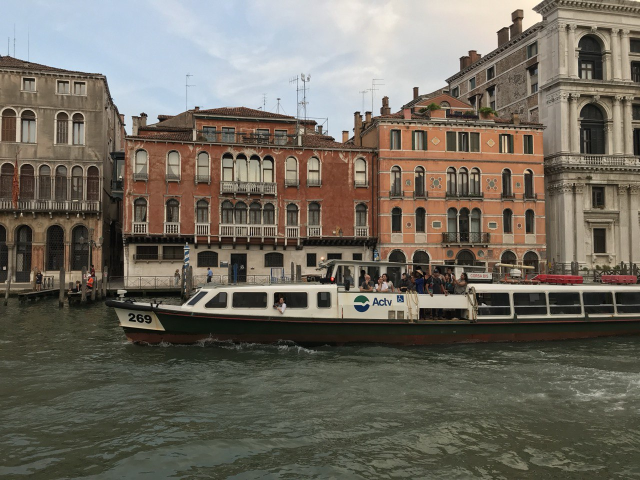
#> input picture ML_Institute_labs/CV/photos_cv/галера_Венеция.jpg, 1280 x 960 px (shown at 1/2 size)
$ jupyter execute --allow-errors CV2.ipynb
#> lines starting #> are read from the running program, lines starting #| are printed output that depends on the picture; after the words box and inside, x2 and y2 are one past the last pixel; in counts of white or black regions, pixels touching at a corner belong together
# Вторая лабораторная работа

[cell 1]
import cv2
import numpy as np
import matplotlib.pyplot as plt

[cell 2]
# [23 lines of commented-out code are left out]

[cell 3]
img = cv2.imread('photos_cv/галера_Венеция.jpg', cv2.IMREAD_GRAYSCALE)
#> img: shape (960, 1280); min 0, max 255, mean 107.1
h, w = img.shape
#> h = 960; w = 1280

# Прямое ДПФ изображения
#print(img.shape, '\n', img)
F = np.fft.fft2(img)
#print(F.shape, '\n', F)
F_shift = np.fft.fftshift(F)
#print(F_shift.shape, '\n', F_shift)

# Параметры фильтра
D0 = 10
u, v = np.meshgrid(np.arange(w), np.arange(h))

# Создание фильтра
D = np.sqrt((u - w/2)**2 + (v - h/2)**2)
G = np.exp(-(D**2) / (2 * (D0**2)))

# Применение фильтра
J = F_shift * G

# Обратное ДПФ
F_new = np.fft.ifftshift(J)
img_new = np.fft.ifft2(F_new)
img_new = np.abs(img_new)

# Нормализация и сохранение изображения
img_new = (img_new - img_new.min()) / (img_new.max() - img_new.min()) * 255
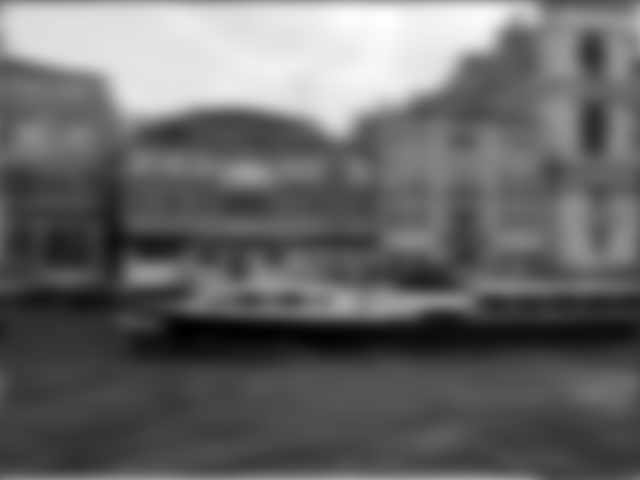
#> img_new: shape (960, 1280) float64 (shown at 1/2 size); min 0, max 255, mean 103.5
img_new = img_new.astype(np.uint8)
cv2.imwrite('photos_cv/галера_серая.png', img_new)
#> Out = True

[cell 4]
plt.figure(figsize = (14, 7))
plt.subplot(1, 2, 1)
plt.title("Исходное изображение")
plt.imshow(img, cmap = 'gray')
plt.axis("off")

plt.subplot(1, 2, 2)
plt.title("Изображение в оттенках серого")
plt.imshow(img_new, cmap = 'gray')
plt.axis("off")

plt.show()

[cell 5]
def show_filter(D0):
#> called with D0 = 30
    G = np.exp(-(D**2) / (2 * (D0**2)))
    plt.imshow(G, cmap='gray')
    plt.title(f'Гауссов фильтр с D0 = {D0}')
    plt.show()

show_filter(30)
show_filter(60)
show_filter(90)
#> call 3 of show_filter, with D0 = 90
#> in show_filter (call 3), `plt.show()`:
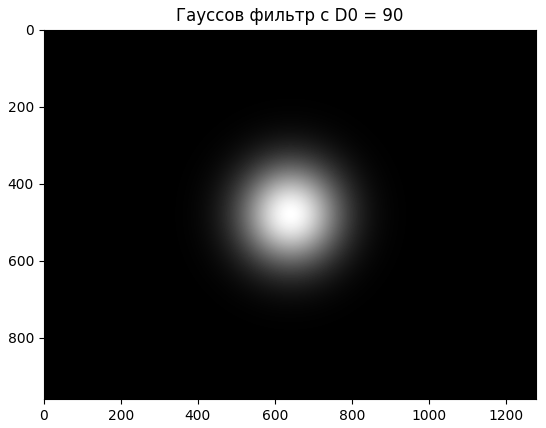
#> figure drawn by matplotlib, 1 panel

### Третья лабораторная работа (тренировка)

[cell 6]
import cv2
import numpy as np

def Gauss_pyr(img, lev):
    temp = img.copy()
    output = [img]
    for i in range(lev):
        dst = cv2.pyrDown(temp) # думаю можно сразу не в переменную dst, а в переменную temp помещать значение
        output.append(dst)
        cv2.imwrite(f'photos_cv/img_{i+1}.jpg', dst)
        temp = dst.copy()
    return output

def Gauss_pyr_up(img, lev):
    temp = img.copy()
    output = []
    for i in range(lev, 0, -1):
        dst = cv2.pyrUp(temp) # думаю можно сразу не в переменную dst, а в переменную temp помещать значение
        output.append(dst)
        cv2.imwrite(f'photos_cv/img_up_{i}.jpg', dst)
        temp = dst.copy()
    return output

def main(level = 10):
#> called with level = 3
    image = cv2.imread('/Users/alexrust/Documents/мага_2_курс/CV/photos_cv/самолёт.jpg')
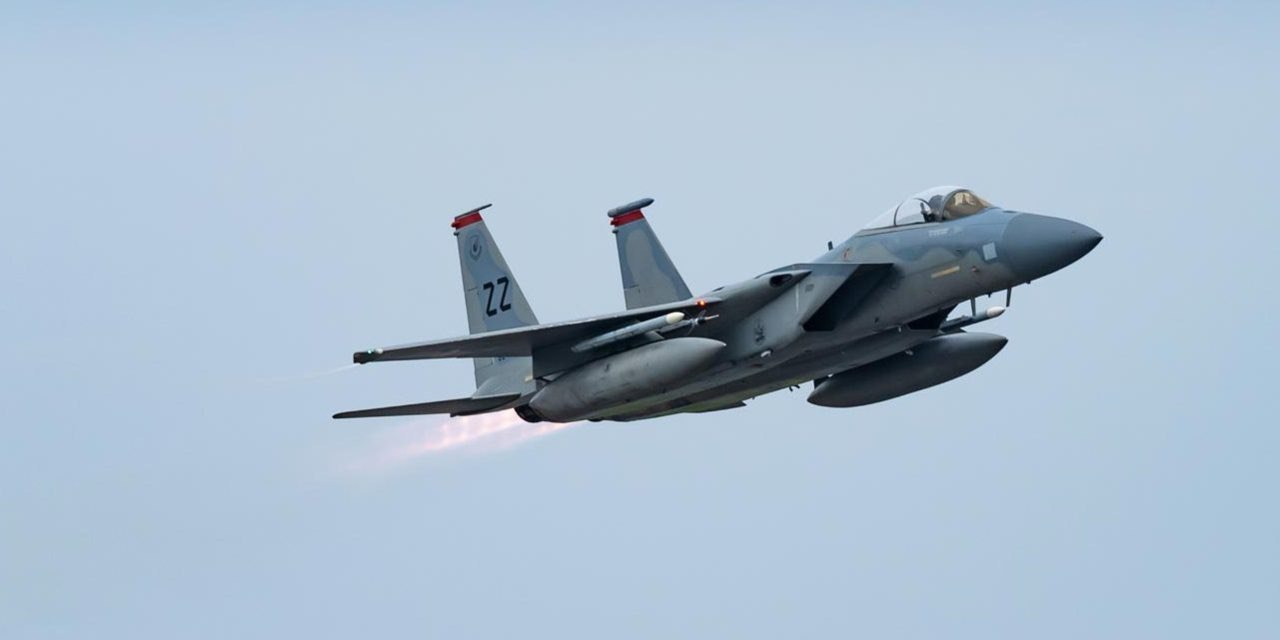
#> input picture ML_Institute_labs/CV/photos_cv/самолёт.jpg, 1280 x 640 px, found by its file name
#> image is the input picture: shape (640, 1280, 3); mean B, G, R 207.5, 189, 169.5
    if image is None:
        print("Ошибка загрузки изображения.")
        return
    Gauss_im = Gauss_pyr(image, level)
#> after the loop in Gauss_pyr, `for i in range(lev):`: output = 4 items
#> Gauss_im = 4 items
    Gauss_im_up = Gauss_pyr_up(Gauss_im[level], level)
#> the loop in Gauss_pyr_up, `for i in range(lev, 0, -1):` made 3 passes
#> pass 1, in Gauss_pyr_up, `dst = cv2.pyrUp(temp)`:
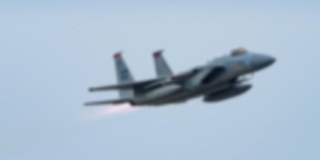
#> dst: shape (160, 320, 3); mean B, G, R 207.6, 189.1, 169.6
#> after the loop in Gauss_pyr_up, `for i in range(lev, 0, -1):`: output = 3 items
#> Gauss_im_up = 3 items

if __name__ == '__main__':
    main(3)

[cell 7]
import cv2
import numpy as np

def Gauss_pyr(img, lev):
#> called with lev = 3
    temp = img.copy()
    output = [img]
    for i in range(1, lev):
        dst = cv2.pyrDown(temp) # думаю можно сразу не в переменную dst, а в переменную temp помещать значение
        output.append(dst)
        cv2.imwrite(f'photos_cv/img_{i+1}.jpg', dst)
        temp = dst.copy()
#> after the loop, output = 3 items
    return output

# [9 lines left out: function Gauss_pyr_up, not called in this run]

def main():
    image = cv2.imread('/Users/alexrust/Documents/мага_2_курс/CV/photos_cv/самолёт.jpg')
    if image is None:
        print("Ошибка загрузки изображения.")
        return
    level = 3

    # Получаем пирамиду изображений
    Gauss_im = Gauss_pyr(image, level)
#> Gauss_im = 3 items
    Gauss_im_up = Gauss_pyr_up(Gauss_im[level], level)

    # Отображаем оригинальное изображение
    cv2.imshow('Уровень 0 - Оригинальное изображение', image)
    cv2.waitKey(0)
    cv2.destroyWindow('Уровень 0 - Оригинальное изображение')
    cv2.waitKey(1)  # Обрабатываем события GUI

    # Отображаем изображения пирамиды по очереди
    for i in range(1, len(Gauss_im)):
        window_name = f'Уровень {i}'
        cv2.imshow(window_name, Gauss_im[i])
        cv2.waitKey(0)
        cv2.destroyWindow(window_name)
        cv2.waitKey(1)  # Обрабатываем события GUI

        # Отображаем изображения пирамиды по очереди
    for i in range(1, len(Gauss_im_up)):
        window_name = f'Уровень {i}'
        cv2.imshow(window_name, Gauss_im_up[i])
        cv2.waitKey(0)
        cv2.destroyWindow(window_name)
        cv2.waitKey(1)  # Обрабатываем события GUI

    # Убедимся, что все окна закрыты
    cv2.destroyAllWindows()
    cv2.waitKey(1)

#> (the rest of this cell did not finish here and is left out)

# DZ3_Kononenko (practic)

[cell 8]
import cv2
import numpy as np

[cell 9]
def Gauss_pyr(img, lev):
    temp = img.copy() # думаю можно сразу не в переменную dst, а в переменную temp помещать значение
    output = [img]
    for i in range(lev):
        dst = cv2.pyrDown(temp)
        output.append(dst)
        cv2.imwrite(f'photos_cv/img_{i+1}.jpg', dst)
        temp = dst.copy()
    return output

def Laplace_pyr(Gauss_images):
    lev = len(Gauss_images)
    output = [Gauss_images[lev - 1]]
    for i in range(lev - 2, -1, -1):
        Up_image = cv2.pyrUp(Gauss_images[i+1])
        dst = cv2.subtract(Gauss_images[i], Up_image)
        output.append(dst)
    return output

def main():
    I = cv2.imread('photos_cv/самолёт.jpg')
    J = cv2.imread('photos_cv/небо.jpg')
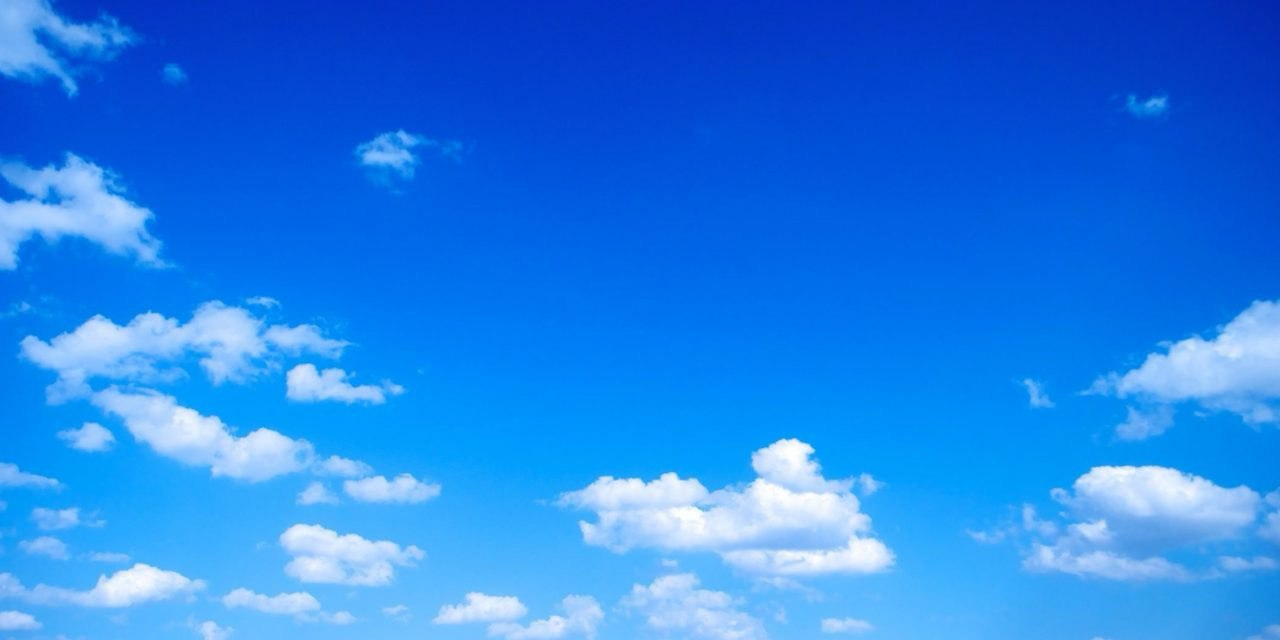
#> input picture ML_Institute_labs/CV/photos_cv/небо.jpg, 1280 x 640 px
#> J is the input picture: shape (640, 1280, 3); mean B, G, R 233.3, 129.2, 37.6

    height, width, channels = I.shape
#> height = 640; width = 1280; channels = 3
    real = np.vstack((I[:int(height/2), :], J[int(height/2):, :]))
    cv2.imwrite('real_francenstain.jpg', real)
    level = 5

    Gauss_I = Gauss_pyr(I, level)
#> after the loop in Gauss_pyr, `for i in range(lev):`: output = 6 items
#> Gauss_I = 6 items
    Gauss_J = Gauss_pyr(J, level)
#> call 2 of Gauss_pyr, with lev = 5
#> after the loop in Gauss_pyr (call 2), `for i in range(lev):`:
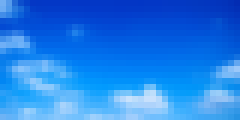
#> temp: shape (20, 40, 3) (shown 6 times larger); mean B, G, R 232.3, 126.5, 35.3
#> Gauss_J = 6 items
    Laplace_I = Laplace_pyr(Gauss_I)
#> in Laplace_pyr, `lev = len(Gauss_images)`: lev = 6
#> after the loop in Laplace_pyr, `for i in range(lev - 2, -1, -1):`: output = 6 items
#> Laplace_I = 6 items
    Laplace_J = Laplace_pyr(Gauss_J)
#> Laplace_J = 6 items

    Laplace_joint = []
    for li, lj in zip(Laplace_I, Laplace_J):
        rows = li.shape[0]
        ls = np.vstack((li[:int(rows/2), :], lj[int(rows/2):, :]))
        Laplace_joint.append(ls)
#> this loop made 6 passes
#> rows on passes 1 to 6: 20, 40, 80, 160, 320, 640
#> after the loop, Laplace_joint = 6 items

    Photo = Laplace_joint[0]
    for i in range(1, level + 1):
        Photo = cv2.pyrUp(Photo)
        Photo = cv2.add(Photo, Laplace_joint[i])
        cv2.imwrite(f'photos_cv/blending_{level - i}.jpg', Photo)
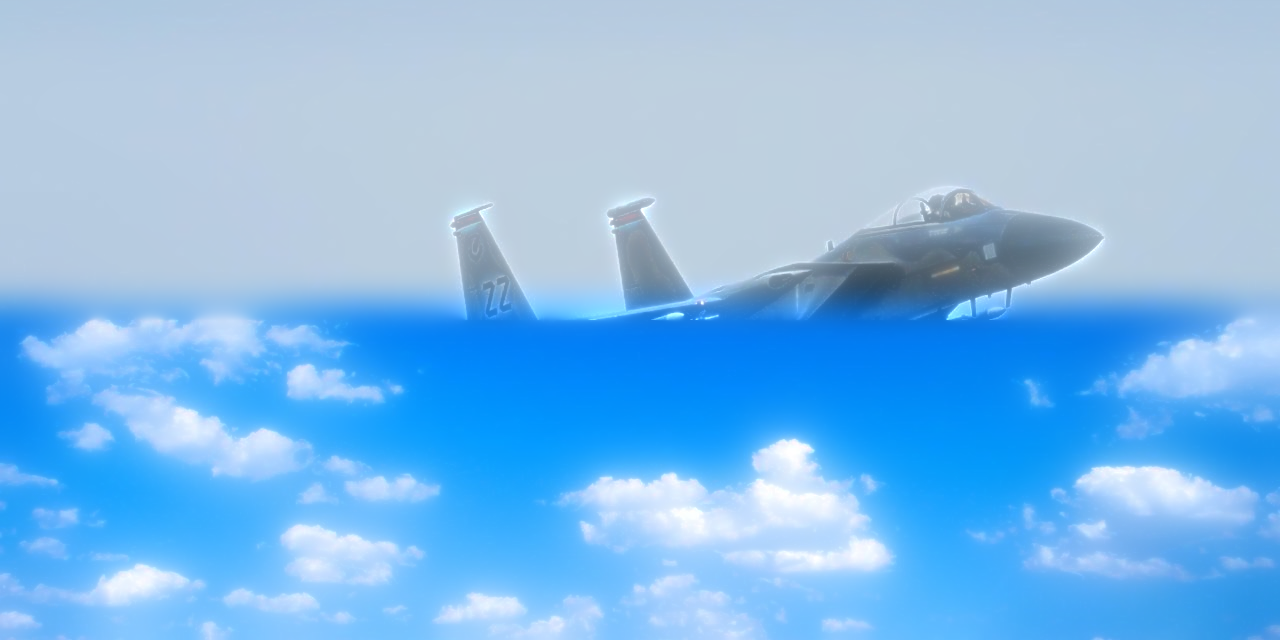
#> Photo: shape (640, 1280, 3); mean of channels 0, 1, 2 234.9, 186.7, 129.4; drawn as B, G, R

if __name__ == '__main__':
    main()

[cell 10]
import cv2
import numpy as np

def Gauss_pyr(img, lev):
    temp = img.copy()
    output = [temp]
    for i in range(lev):
        dst = cv2.pyrDown(temp)
        output.append(dst)
        temp = dst.copy()
    return output

def Laplace_pyr(Gauss_images):
    lev = len(Gauss_images)
    output = []
    for i in range(lev - 1):
        GA = Gauss_images[i]
        GB = cv2.pyrUp(Gauss_images[i + 1])
        GB = cv2.resize(GB, (GA.shape[1], GA.shape[0]))
        L = cv2.subtract(GA, GB)
        output.append(L)
    output.append(Gauss_images[-1])
    return output

def blend_pyramids(LpA, LpB, Mp):
    LS = []
    for la, lb, m in zip(LpA, LpB, Mp):
        ls = la * m + lb * (1 - m)
        LS.append(ls)
    return LS

def main():
    # Загрузка изображений
    I = cv2.imread('photos_cv/самолёт.jpg')
    J = cv2.imread('photos_cv/небо.jpg')


    # Изменение размеров изображений для совпадения
    print(I.shape, J.shape)
#| (640, 1280, 3) (640, 1280, 3)
    height, width = min(I.shape[0], J.shape[0]), min(I.shape[1], J.shape[1])
#> height = 640; width = 1280
    I = cv2.resize(I, (width, height))
    J = cv2.resize(J, (width, height))

    # Создание маски для самолета
    # Маска должна быть изображением того же размера, где самолет белый, а фон черный
    # Попробуем создать маску автоматически
    gray_I = cv2.cvtColor(I, cv2.COLOR_BGR2GRAY)
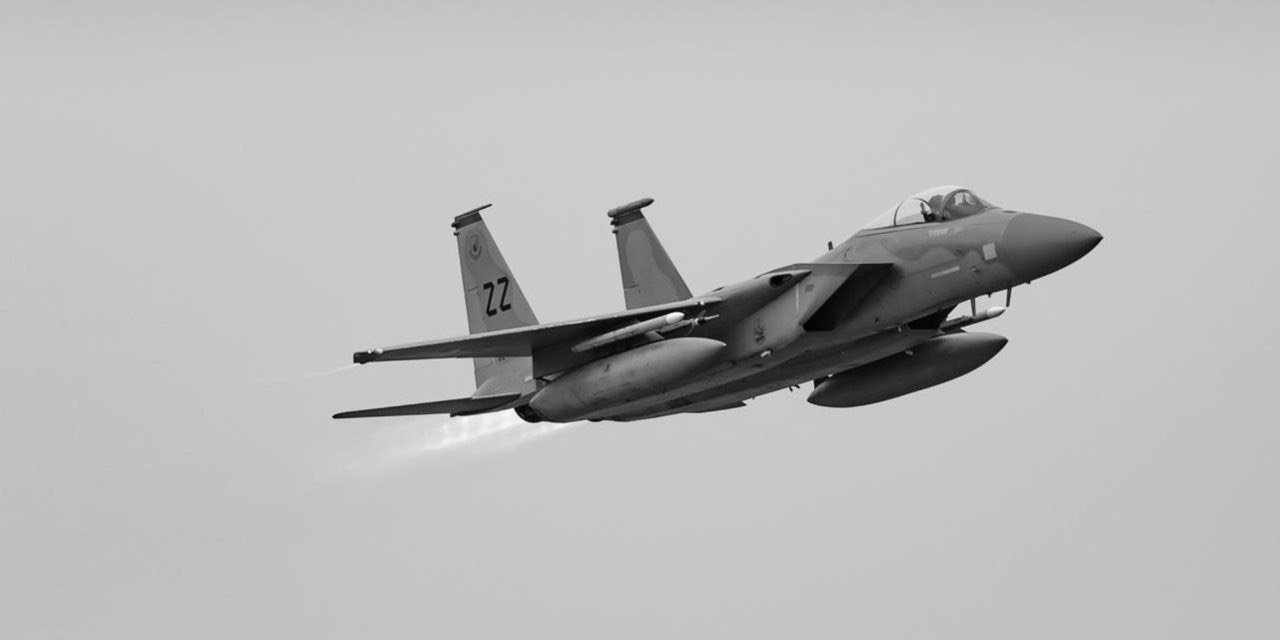
#> gray_I: shape (640, 1280); min 1, max 255, mean 185.3
    # Настроим пороговое значение для выделения самолета; возможно, потребуется подстроить
    _, mask = cv2.threshold(gray_I, 127, 255, cv2.THRESH_BINARY_INV)
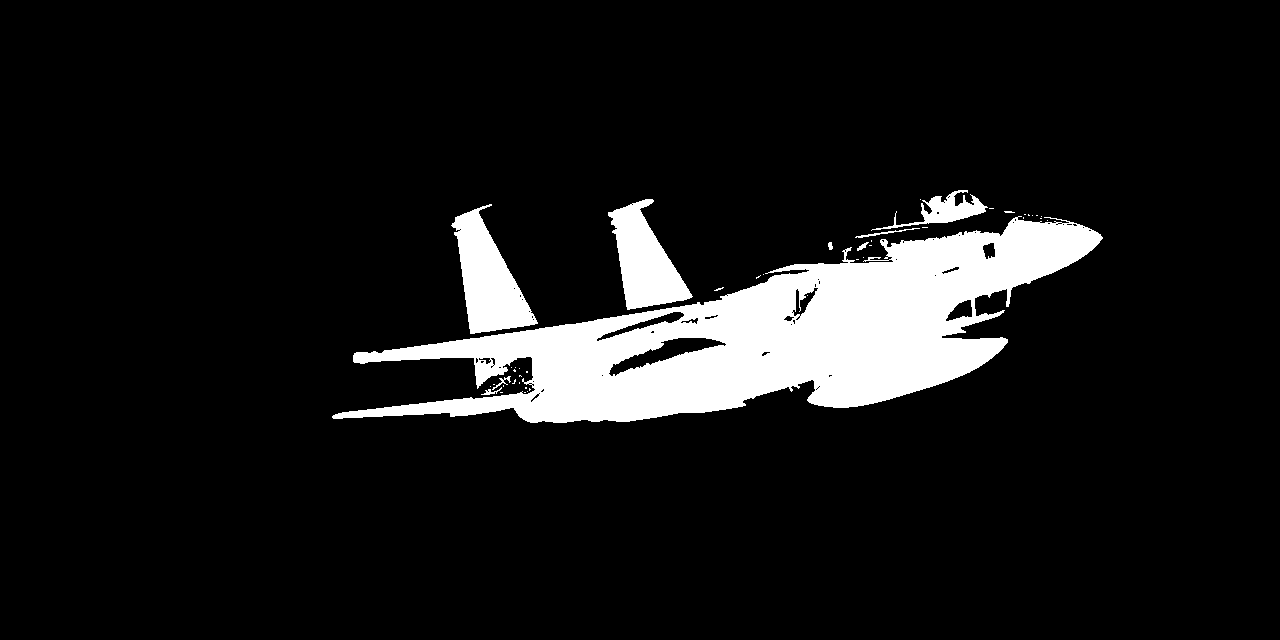
#> mask: shape (640, 1280); 9.4% white; 45 white regions (36 under 20 px), largest, box (x1, y1, x2, y2) and area: (332, 216, 1103, 423) 64575, (451, 204, 538, 334) 5660, (608, 199, 693, 310) 4902
    mask = cv2.GaussianBlur(mask, (9, 9), 0)
    mask = cv2.normalize(mask.astype('float'), None, 0.0, 1.0, cv2.NORM_MINMAX)
    # Преобразуем маску в 3-канальное изображение
    mask = cv2.merge([mask, mask, mask])
#> mask: shape (640, 1280, 3) float64

    level = 5  # Уровень пирамиды

    # Генерация гауссовых пирамид
    Gauss_I = Gauss_pyr(I, level)
#> after the loop in Gauss_pyr, `for i in range(lev):`: output = 6 items
#> Gauss_I = 6 items
    Gauss_J = Gauss_pyr(J, level)
#> Gauss_J = 6 items
    Gauss_mask = Gauss_pyr(mask, level)
#> call 3 of Gauss_pyr, with lev = 5
#> after the loop in Gauss_pyr (call 3), `for i in range(lev):`:
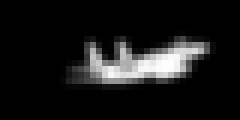
#> temp: shape (20, 40, 3) float64 (shown 6 times larger); min 0, max 1, mean 0.0939
#> Gauss_mask = 6 items

    # Генерация лапласиановых пирамид
    Laplace_I = Laplace_pyr(Gauss_I)
#> in Laplace_pyr, `lev = len(Gauss_images)`: lev = 6
#> after the loop in Laplace_pyr, `for i in range(lev - 1):`: output = 5 items
#> Laplace_I = 6 items
    Laplace_J = Laplace_pyr(Gauss_J)
#> Laplace_J = 6 items

    # Смешивание пирамид с использованием маски
    Laplace_joint = blend_pyramids(Laplace_I, Laplace_J, Gauss_mask)
#> the loop in blend_pyramids, `for la, lb, m in zip(LpA, LpB, Mp):` made 6 passes
#> Laplace_joint = 6 items

    # Реконструкция итогового изображения
    Photo = Laplace_joint[-1]
    for i in range(level - 1, -1, -1):
        Photo = cv2.pyrUp(Photo)
        Photo = cv2.resize(Photo, (Laplace_joint[i].shape[1], Laplace_joint[i].shape[0]))
        Photo = cv2.add(Photo, Laplace_joint[i])

    # Сохранение и вывод итогового изображения
    cv2.imwrite('photos_cv/blended_result.jpg', Photo)
    cv2.imshow('Итоговое изображение', Photo.astype(np.uint8))
    cv2.waitKey(0)
    cv2.destroyAllWindows()

if __name__ == '__main__':
    main()

[cell 11]
import cv2
import numpy as np
from matplotlib import pyplot as plt

def Gauss_pyr(img, lev):
    temp = img.copy()
    output = [temp]
    for i in range(lev):
        dst = cv2.pyrDown(temp)
        output.append(dst)
        temp = dst.copy()
    return output

def Laplace_pyr(Gauss_images):
    lev = len(Gauss_images)
    output = []
    for i in range(lev - 1):
        GA = Gauss_images[i]
        GB = cv2.pyrUp(Gauss_images[i + 1])
        GB = cv2.resize(GB, (GA.shape[1], GA.shape[0]))
        L = cv2.subtract(GA, GB)
        output.append(L)
    output.append(Gauss_images[-1])
    return output

def blend_pyramids(LpA, LpB, Mp):
    LS = []
    for la, lb, m in zip(LpA, LpB, Mp):
        ls = la * m + lb * (1 - m)
        LS.append(ls)
    return LS

def display_image(img, title="Изображение"):
    # Преобразуем изображение из BGR в RGB
    img_rgb = cv2.cvtColor(img, cv2.COLOR_BGR2RGB)
    plt.figure(figsize=(10, 8))
    plt.imshow(img_rgb)
    plt.title(title)
    plt.axis('off')
    plt.show()

def main():
    # Загрузка изображений
    I = cv2.imread('photos_cv/самолёт.jpg')
    J = cv2.imread('photos_cv/небо.jpg')

    if I is None or J is None:
        print("Ошибка: Не удалось загрузить изображения. Проверьте пути к файлам.")
        return

    # Изменение размеров изображений для совпадения
    print(f"Размеры самолета: {I.shape}, Размеры неба: {J.shape}")
#| Размеры самолета: (640, 1280, 3), Размеры неба: (640, 1280, 3)
    height, width = min(I.shape[0], J.shape[0]), min(I.shape[1], J.shape[1])
#> height = 640; width = 1280
    I = cv2.resize(I, (width, height))
    J = cv2.resize(J, (width, height))

    # Создание маски для самолета
    gray_I = cv2.cvtColor(I, cv2.COLOR_BGR2GRAY)
    # Используем адаптивное пороговое значение для лучшего выделения
    _, mask = cv2.threshold(gray_I, 250, 255, cv2.THRESH_BINARY_INV)  # Порог увеличен для лучшего выделения
    mask = cv2.GaussianBlur(mask, (19, 19), 0)  # Увеличен размер ядра для сглаживания
    mask = cv2.normalize(mask.astype('float'), None, 0.0, 1.0, cv2.NORM_MINMAX)
    # Преобразуем маску в 3-канальное изображение
    mask = cv2.merge([mask, mask, mask])

    level = 4 # Уровень пирамиды

    # Генерация гауссовых пирамид
    Gauss_I = Gauss_pyr(I, level)
#> after the loop in Gauss_pyr, `for i in range(lev):`: output = 5 items
#> Gauss_I = 5 items
    Gauss_J = Gauss_pyr(J, level)
#> Gauss_J = 5 items
    Gauss_mask = Gauss_pyr(mask, level)
#> Gauss_mask = 5 items

    # Генерация лапласиановых пирамид
    Laplace_I = Laplace_pyr(Gauss_I)
#> in Laplace_pyr, `lev = len(Gauss_images)`: lev = 5
#> after the loop in Laplace_pyr, `for i in range(lev - 1):`: output = 4 items
#> Laplace_I = 5 items
    Laplace_J = Laplace_pyr(Gauss_J)
#> Laplace_J = 5 items

    # Смешивание пирамид с использованием маски
    Laplace_joint = blend_pyramids(Laplace_I, Laplace_J, Gauss_mask)
#> the loop in blend_pyramids, `for la, lb, m in zip(LpA, LpB, Mp):` made 5 passes
#> Laplace_joint = 5 items

    # Реконструкция итогового изображения
    Photo = Laplace_joint[-1]
    for i in range(level - 1, -1, -1):
        Photo = cv2.pyrUp(Photo)
        Photo = cv2.resize(Photo, (Laplace_joint[i].shape[1], Laplace_joint[i].shape[0]))
        Photo = cv2.add(Photo, Laplace_joint[i])

    # Ограничение значений пикселей
    Photo = np.clip(Photo, 0, 255).astype(np.uint8)

    # Вывод итогового изображения в ячейке Jupyter Notebook
    display_image(Photo, title="Итоговое изображение")

    # Сохранение итогового изображения при необходимости
    cv2.imwrite('photos_cv/blended_result.jpg', Photo)

if __name__ == '__main__':
    main()
